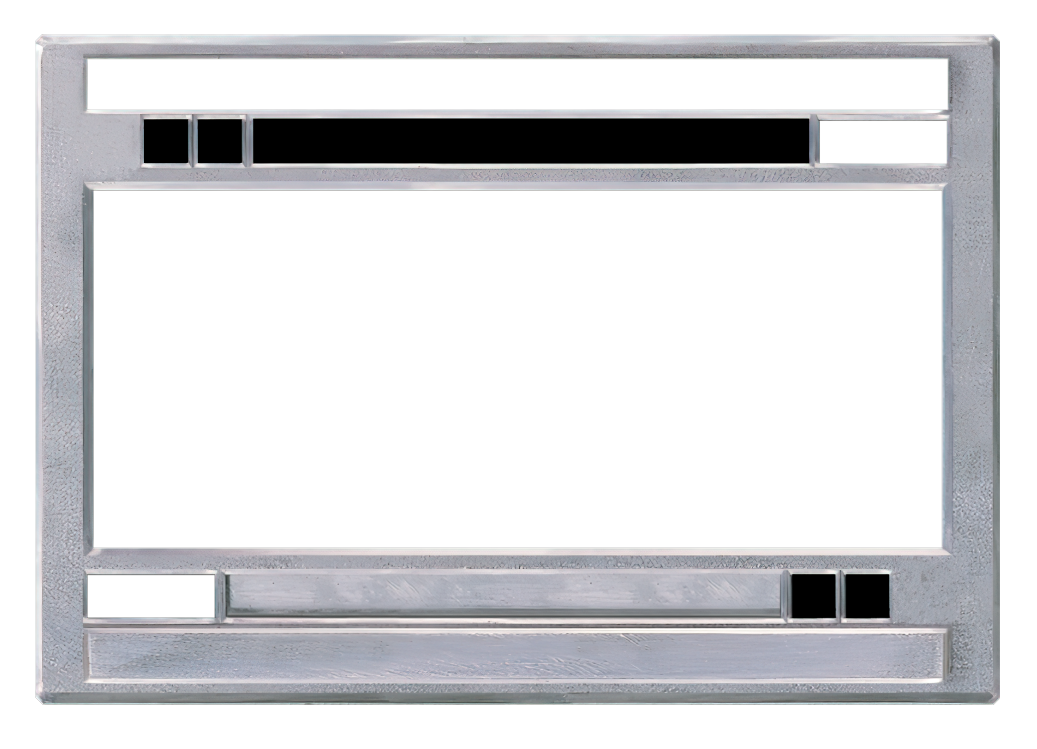
#> input picture assets/frames/loc-site.png, 2073 x 1497 px (shown at 1/2 size)
$ python make_site_wear.py
#> lines starting #> are read from the running program, lines starting #| are printed output that depends on the picture; after the words box and inside, x2 and y2 are one past the last pixel; in counts of white or black regions, pixels touching at a corner belong together
"""Rev 84 (site wear and PC wide starships): the paint of Decipher's blue starship / vehicle site frames, rebuilt from
the printed faces -> assets/frames/site-wear-light.png (frame coordinates, 2073 x 1497, the size of
assets/frames/loc-site.png).

Decipher printed the Light starship / vehicle sites (Sandcrawler: Loading Bay, Home One: War Room / Docking Bay,
Blockade Flagship: Docking Bay) with the blue paint worn through to the silver in large scratched patches - heaviest on
the strips between the title bars and the picture and along the outer rim - and the Dark ones (Executor sites,
Sandcrawler: Droid Junkheap, Star Destroyer: Launch Bay, ...) in smooth unworn blue (checked on the six hi-res Dark
faces below: no wear to rebuild; the renderer paints them plain, as before). Each Light card has its own
patches, in the same places on every copy (the wiki's hi-res scan and Decipher's archive image of Loading Bay agree).

  * Every printed face is registered to the site frame (loc-site.png on the master card, 2220 x 1632, its paint zone
    tinted blue as printed) by ECC (affine, coarse to fine; a sheared fit is rejected) over the card body and its
    edge on the black border, the picture masked out. Each scan is saved as out/site-wear-scans/registered-*.png.
  * Each registered face is classified inside the frame's paint zone: blue paint 1, silver 0, anything else (the
    black copyright line, the sphere, icons) unknown.
  * Light wear = the per-pixel median of the four Light faces (unknown left out): worn where most of them show silver.
    No smoothing, no hand retouching; site-wear-light.png: 255 = worn to the silver.
    Under the copyright line (the same place on all four) no face shows the paint: left unworn.

Faces (wiki.swccg.com): Light: ANH-L-sandcrawlerloadingbay-hires.webp (2073 px), DS2-L-homeonewarroom /
DS2-L-homeonedockingbay / Theed-L-blockadeflagshipdockingbay -decipher-archive (Decipher's own images, ~500 px);
Dark (checked, not used): the six -hires.webp faces (Droid Junkheap, Executor: Comm Station / Control Station /
Holotheatre / Main Corridor / Meditation Chamber).
Usage: python3 tools/make_site_wear.py [scan_cache_dir]"""
from __future__ import annotations
import json, sys, urllib.parse, urllib.request
from pathlib import Path
import numpy as np
from PIL import Image
import cv2

ROOT = Path(__file__).resolve().parents[1]
CACHE = Path(sys.argv[1] if len(sys.argv) > 1 else ROOT / "out" / "site-wear-scans")
API = "https://wiki.swccg.com/api.php"
LIGHT = ["ANH-L-sandcrawlerloadingbay-hires.webp", "DS2-L-homeonewarroom-decipher-archive.gif",
         "DS2-L-homeonedockingbay-decipher-archive.gif", "Theed-L-blockadeflagshipdockingbay-decipher-archive.jpg"]
MW, MH = 2220, 1632          # master card (landscape)
FX, FY = 74, 76              # loc-site frame offset on the master (render.TEMPLATES["loc-site"]["frame_off"])


def fetch(name: str) -> Path:
    p = CACHE / name
    if not p.exists():
        CACHE.mkdir(parents=True, exist_ok=True)
        q = urllib.parse.urlencode({"action": "query", "titles": "File:" + name, "prop": "imageinfo",
                                    "iiprop": "url", "format": "json"})
        req = lambda u: urllib.request.urlopen(urllib.request.Request(u, headers={"User-Agent": "cardmaker-tools/1.0"}), timeout=60)
        d = json.load(req(API + "?" + q))
        url = next(iter(d["query"]["pages"].values()))["imageinfo"][0]["url"]
        p.write_bytes(req(url).read())
    return p


def frame_zone(painted: bool = True):
    """The bare frame on the master, and the zone render.starship_frame paints (no icon boxes, no grown text)."""
#> called with painted = True
    fa = np.array(Image.open(ROOT / "assets/frames/loc-site.png").convert("RGBA")).astype(float)
    H, W = fa.shape[:2]
#> H = 1497; W = 2073
    keep = np.zeros((H, W), bool)
    m = 4
    for x0, y0, x1, y1 in ((163, 1135, 444, 1252), (440, 1135, 1576, 1252), (163, 1252, 1900, 1370),
                           (163, 106, 1900, 225), (489, 225, 1634, 336), (1630, 225, 1900, 336)):
        keep[max(0, y0 - m):y1 + m, max(0, x0 - m):x1 + m] = True
    rgb = fa[:, :, :3]
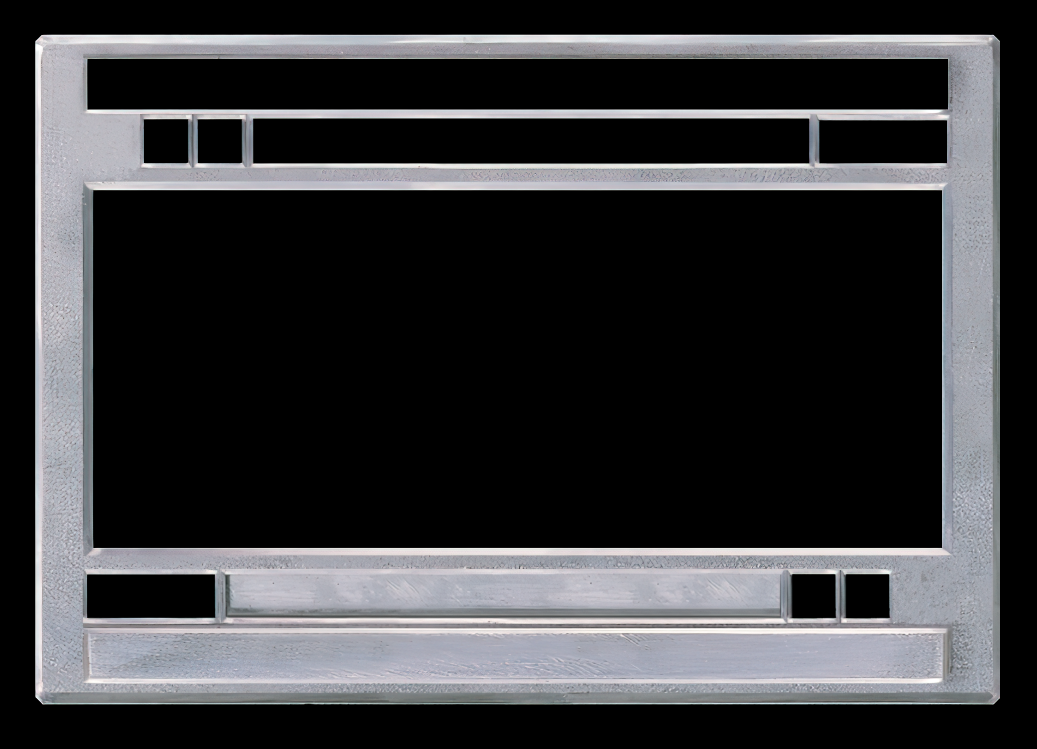
#> rgb: shape (1497, 2073, 3) float64 (shown at 1/2 size); mean R, G, B 56.5, 56.9, 59.2
    silver = (np.abs(rgb[:, :, 0] - rgb[:, :, 2]) < 30) & (rgb.mean(2) > 80) & (fa[:, :, 3] > 0)
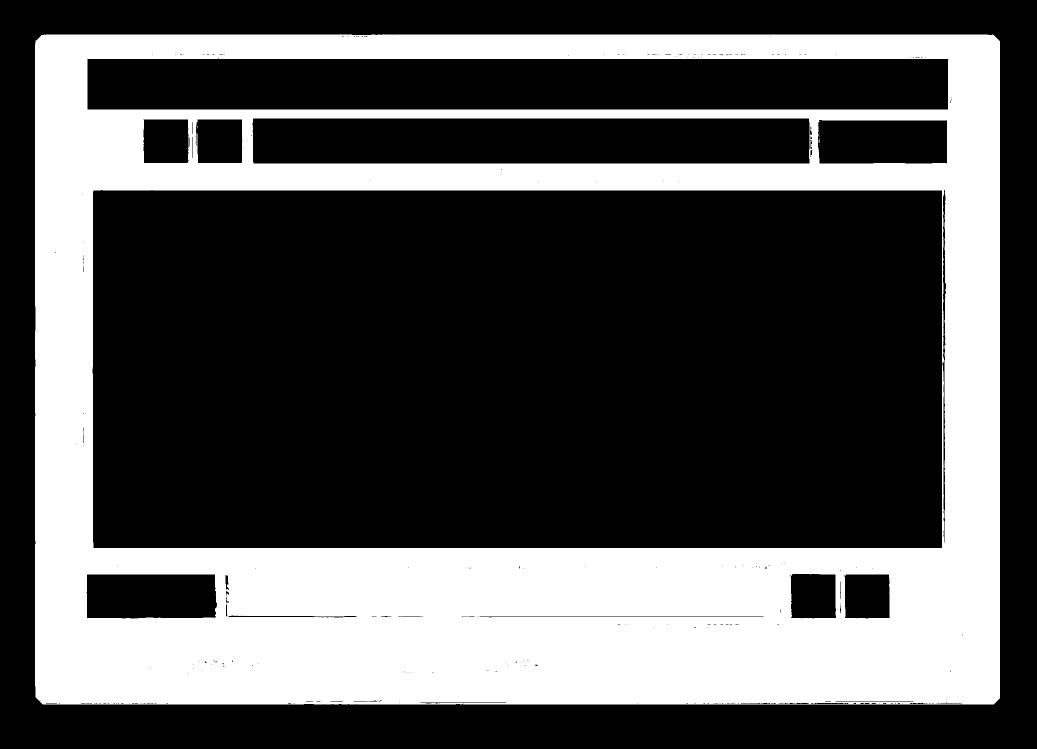
#> silver: shape (1497, 2073) bool (shown at 1/2 size); 32.8% white; 9 white regions (8 under 20 px), largest, box (x1, y1, x2, y2) and area: (70, 69, 2000, 1409) 1017031
    zone = silver & ~keep
#> zone: shape (1497, 2073) bool; 18.4% white; 2 white regions (1 under 20 px), largest, box (x1, y1, x2, y2) and area: (70, 69, 2000, 1409) 571951
    ref = np.zeros((MH, MW, 3), np.uint8)
    a = fa[:, :, 3:] / 255.0
    paint = rgb * a
    if painted:   # the blue sites: the zone painted, as printed (make_site_scanboxes.py also registers silver sites)
        paint[zone] = rgb[zone].mean(-1, keepdims=True) / 172.0 * np.array([33.0, 95.0, 140.0])
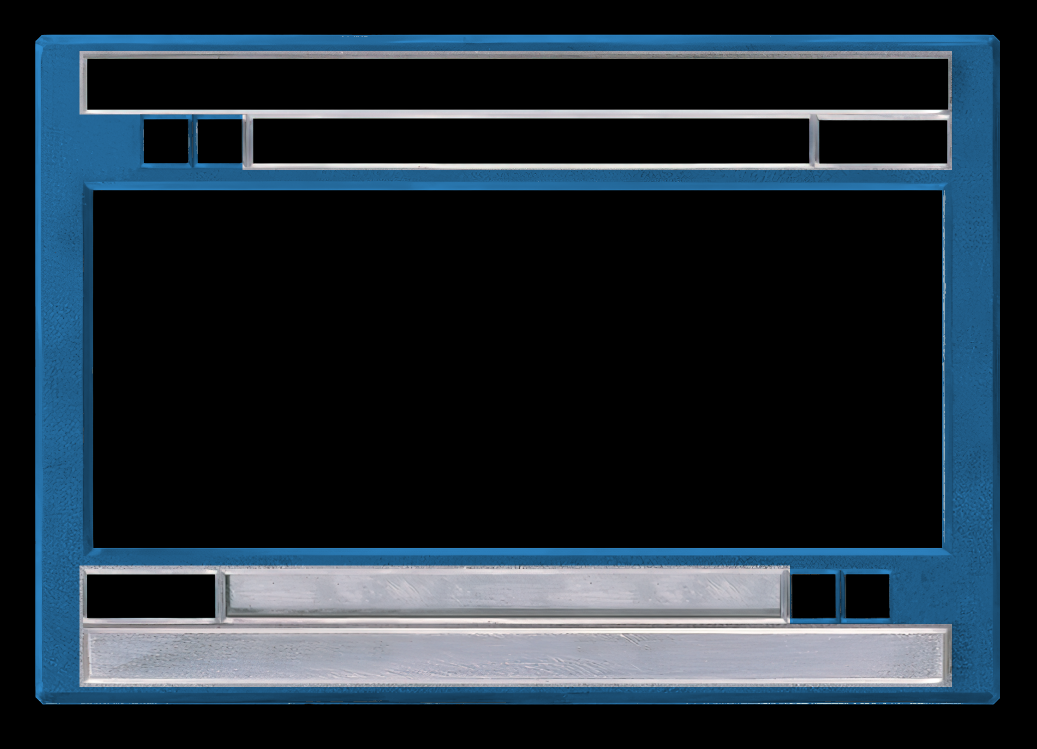
#> paint: shape (1497, 2073, 3) float64 (shown at 1/2 size); mean R, G, B 31.5, 42.9, 52.3
    ref[FY:FY + H, FX:FX + W] = np.clip(paint, 0, 255).astype(np.uint8)
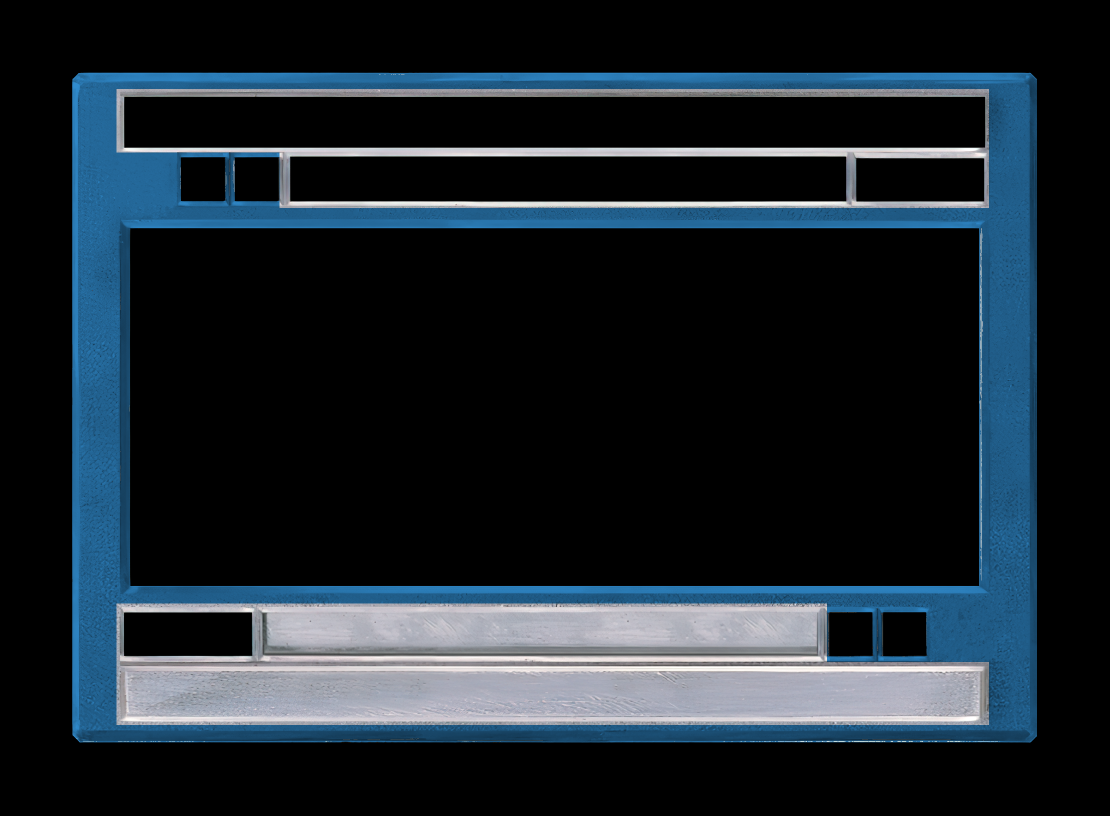
#> ref: shape (1632, 2220, 3) (shown at 1/2 size); mean R, G, B 26.9, 36.7, 44.7
    # registration mask: the whole card body and its edge on the black border, but not the picture
    msk = np.zeros((MH, MW), np.uint8)
    msk[FY + 68 - 40:FY + 1410 + 40, FX + 70 - 40:FX + 2000 + 40] = 1
    msk[FY + 382 + 12:FY + 1095 - 12, FX + 188 + 12:FX + 1883 - 12] = 0
    return ref, msk, zone


# [7 lines left out: function bbox_blue, not called in this run]


def gray(a, s):
    return cv2.GaussianBlur(cv2.cvtColor(a, cv2.COLOR_RGB2GRAY).astype(np.float32) / 255, (0, 0), s)


# [54 lines left out: functions register, classify, not called in this run]


def main():
    ref, msk, zone = frame_zone()
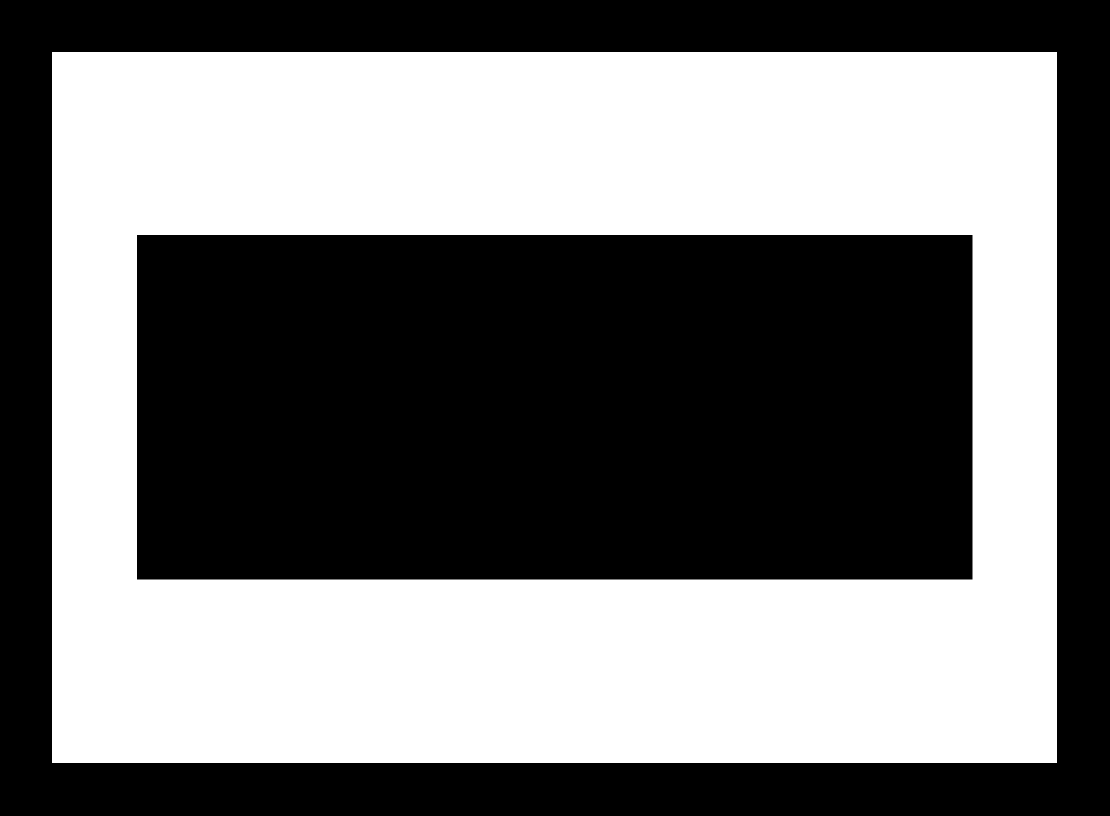
#> msk: shape (1632, 2220) (shown at 1/2 size); values 0 (black) and 1 (white), 47.1% white; 1 white region, box (x1, y1, x2, y2) and area: (104, 104, 2114, 1526) 1706901
    print("Light faces:")
    L = [classify(register(fetch(n), ref, msk, zone, (0, 180)), zone)[0] for n in LIGHT]
    med = np.nanmedian(np.stack(L), 0)
    wear = zone & (np.nan_to_num(med, nan=1.0) < 0.5)
    Image.fromarray((wear * 255).astype(np.uint8), "L").save(ROOT / "assets/frames/site-wear-light.png", optimize=True)
    print(f"  worn: {wear.sum() / zone.sum():.3f} of the paint zone")


if __name__ == "__main__":
    main()
#> (the call stopped at in fetch, `req = lambda u: urllib.request.urlopen(urllib.request.Request(u, heade..`: the network is not available in this run)
